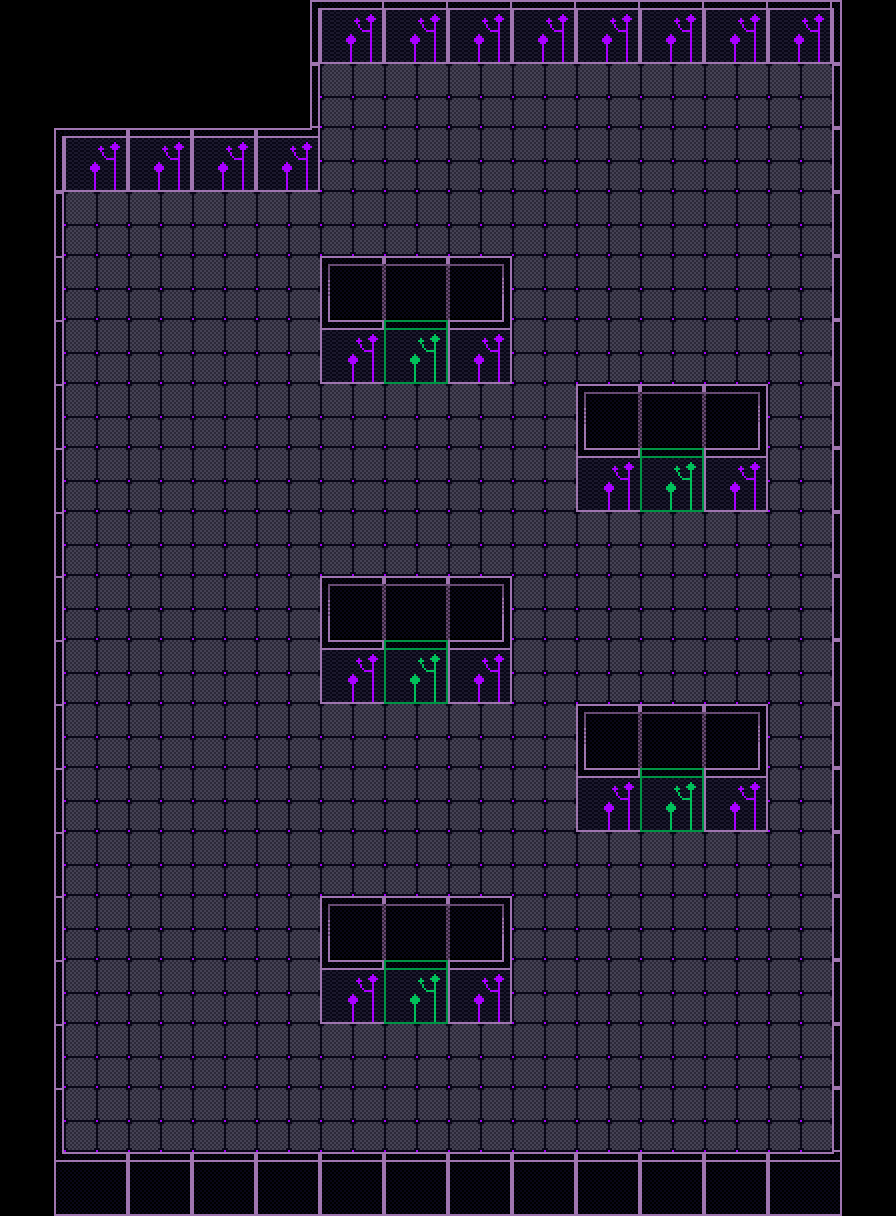

Tiled map render using the project's own tile images. Description and the map definition, with tile-layer contents summarised, below:
An orthogonal 14x19 tile map with 64x64 px tiles, 3 tile layers (Capa de Patrones 1, Capa de patrones 2, Capa de patrones 3), 1 hidden layer not drawn.

<map version="1.0" orientation="orthogonal" renderorder="right-down" width="14" height="19" tilewidth="64" tileheight="64" nextobjectid="1">
 <properties>
  <property name="bugs" value="0" />
  <property name="chasing" value="0" />
  <property name="error" value="0" />
  <property name="trojan" value="5" />
  <property name="virus" value="3" />
 </properties>
 <tileset firstgid="1" name="tile-violet" tilewidth="64" tileheight="64">
  <image source="../tile-violet.png" width="256" height="448" />
  <tile id="2">
   <properties>
    <property name="bugs" value="0" />
    <property name="chasing" value="0" />
    <property name="error" value="0" />
    <property name="trojan" value="3" />
    <property name="virus" value="6" />
   </properties>
  </tile>
 </tileset>
 <layer name="Capa de Patrones 1" width="14" height="19">
  <data>[266 cells, 171 non-empty, 1 distinct tile ids]</data>
 </layer>
 <layer name="Capa de patrones 2" width="14" height="19">
  <data>[266 cells, 92 non-empty, 17 distinct tile ids]</data>
 </layer>
 <layer name="Capa de patrones 3" width="14" height="19">
  <data>[266 cells, 5 non-empty, 1 distinct tile ids]</data>
 </layer>
 <layer name="Capa de patrones 4" width="14" height="19" visible="0">
  <data>[266 cells, 1 non-empty, 1 distinct tile ids]</data>
 </layer>
</map>
